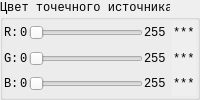
               <widget class="QGroupBox" name="groupBox_IlluminantDottedColor">
                <property name="font">
                 <font>
                  <family>Consolas</family>
                 </font>
                </property>
                <property name="title">
                 <string>Цвет точечного источника</string>
                </property>
                <layout class="QHBoxLayout" name="horizontalLayout_23">
                 <property name="leftMargin">
                  <number>1</number>
                 </property>
                 <property name="topMargin">
                  <number>1</number>
                 </property>
                 <property name="rightMargin">
                  <number>1</number>
                 </property>
                 <property name="bottomMargin">
                  <number>1</number>
                 </property>
                 <item>
                  <layout class="QVBoxLayout" name="verticalLayout_18">
                   <property name="spacing">
                    <number>1</number>
                   </property>
                   <item>
                    <layout class="QHBoxLayout" name="horizontalLayout_24">
                     <item>
                      <widget class="QLabel" name="label_R_Dot">
                       <property name="font">
                        <font>
                         <family>Consolas</family>
                        </font>
                       </property>
                       <property name="text">
                        <string>R:</string>
                       </property>
                      </widget>
                     </item>
                     <item>
                      <widget class="QLabel" name="label_37">
                       <property name="font">
                        <font>
                         <family>Consolas</family>
                        </font>
                       </property>
                       <property name="text">
                        <string>0</string>
                       </property>
                      </widget>
                     </item>
                     <item>
                      <widget class="QSlider" name="slider_R_Dot">
                       <property name="font">
                        <font>
                         <family>Consolas</family>
                        </font>
                       </property>
                       <property name="maximum">
                        <number>255</number>
                       </property>
                       <property name="orientation">
                        <enum>Qt::Horizontal</enum>
                       </property>
                      </widget>
                     </item>
                     <item>
                      <widget class="QLabel" name="label_38">
                       <property name="font">
                        <font>
                         <family>Consolas</family>
                        </font>
                       </property>
                       <property name="text">
                        <string>255</string>
                       </property>
                      </widget>
                     </item>
                    </layout>
                   </item>
                   <item>
                    <layout class="QHBoxLayout" name="horizontalLayout_25">
                     <item>
                      <widget class="QLabel" name="label_G_Dot">
                       <property name="font">
                        <font>
                         <family>Consolas</family>
                        </font>
                       </property>
                       <property name="text">
                        <string>G:</string>
                       </property>
                      </widget>
                     </item>
                     <item>
                      <widget class="QLabel" name="label_39">
                       <property name="font">
                        <font>
                         <family>Consolas</family>
                        </font>
                       </property>
                       <property name="text">
                        <string>0</string>
                       </property>
                      </widget>
                     </item>
                     <item>
                      <widget class="QSlider" name="slider_G_Dot">
                       <property name="font">
                        <font>
                         <family>Consolas</family>
                        </font>
                       </property>
                       <property name="maximum">
                        <number>255</number>
                       </property>
                       <property name="orientation">
                        <enum>Qt::Horizontal</enum>
                       </property>
                      </widget>
                     </item>
                     <item>
                      <widget class="QLabel" name="label_40">
                       <property name="font">
                        <font>
                         <family>Consolas</family>
                        </font>
                       </property>
                       <property name="text">
                        <string>255</string>
                       </property>
                      </widget>
                     </item>
                    </layout>
                   </item>
                   <item>
                    <layout class="QHBoxLayout" name="horizontalLayout_26">
                     <item>
                      <widget class="QLabel" name="label_B_Dot">
                       <property name="font">
                        <font>
                         <family>Consolas</family>
                        </font>
                       </property>
                       <property name="text">
                        <string>B:</string>
                       </property>
                      </widget>
                     </item>
                     <item>
                      <widget class="QLabel" name="label_41">
                       <property name="font">
                        <font>
                         <family>Consolas</family>
                        </font>
                       </property>
                       <property name="text">
                        <string>0</string>
                       </property>
                      </widget>
                     </item>
                     <item>
                      <widget class="QSlider" name="slider_B_Dot">
                       <property name="font">
                        <font>
                         <family>Consolas</family>
                        </font>
                       </property>
                       <property name="maximum">
                        <number>255</number>
                       </property>
                       <property name="orientation">
                        <enum>Qt::Horizontal</enum>
                       </property>
                      </widget>
                     </item>
                     <item>
                      <widget class="QLabel" name="label_42">
                       <property name="font">
                        <font>
                         <family>Consolas</family>
                        </font>
                       </property>
                       <property name="text">
                        <string>255</string>
                       </property>
                      </widget>
                     </item>
                    </layout>
                   </item>
                  </layout>
                 </item>
                 <item>
                  <widget class="QWidget" name="widget_IlluminantDottedColor" native="true">
                   <property name="font">
                    <font>
                     <family>Consolas</family>
                    </font>
                   </property>
                   <property name="autoFillBackground">
                    <bool>true</bool>
                   </property>
                   <layout class="QVBoxLayout" name="verticalLayout_19">
                    <property name="spacing">
                     <number>1</number>
                    </property>
                    <property name="leftMargin">
                     <number>1</number>
                    </property>
                    <property name="topMargin">
                     <number>0</number>
                    </property>
                    <property name="rightMargin">
                     <number>1</number>
                    </property>
                    <property name="bottomMargin">
                     <number>0</number>
                    </property>
                    <item>
                     <widget class="QLabel" name="value_R_Dot">
                      <property name="font">
                       <font>
                        <family>Consolas</family>
                       </font>
                      </property>
                      <property name="text">
                       <string>***</string>
                      </property>
                      <property name="margin">
                       <number>1</number>
                      </property>
                     </widget>
                    </item>
                    <item>
                     <widget class="QLabel" name="value_G_Dot">
                      <property name="font">
                       <font>
                        <family>Consolas</family>
                       </font>
                      </property>
                      <property name="text">
                       <string>***</string>
                      </property>
                      <property name="margin">
                       <number>1</number>
                      </property>
                     </widget>
                    </item>
                    <item>
                     <widget class="QLabel" name="value_B_Dot">
                      <property name="font">
                       <font>
                        <family>Consolas</family>
                       </font>
                      </property>
                      <property name="text">
                       <string>***</string>
                      </property>
                      <property name="margin">
                       <number>1</number>
                      </property>
                     </widget>
                    </item>
                   </layout>
                  </widget>
                 </item>
                </layout>
               </widget>
